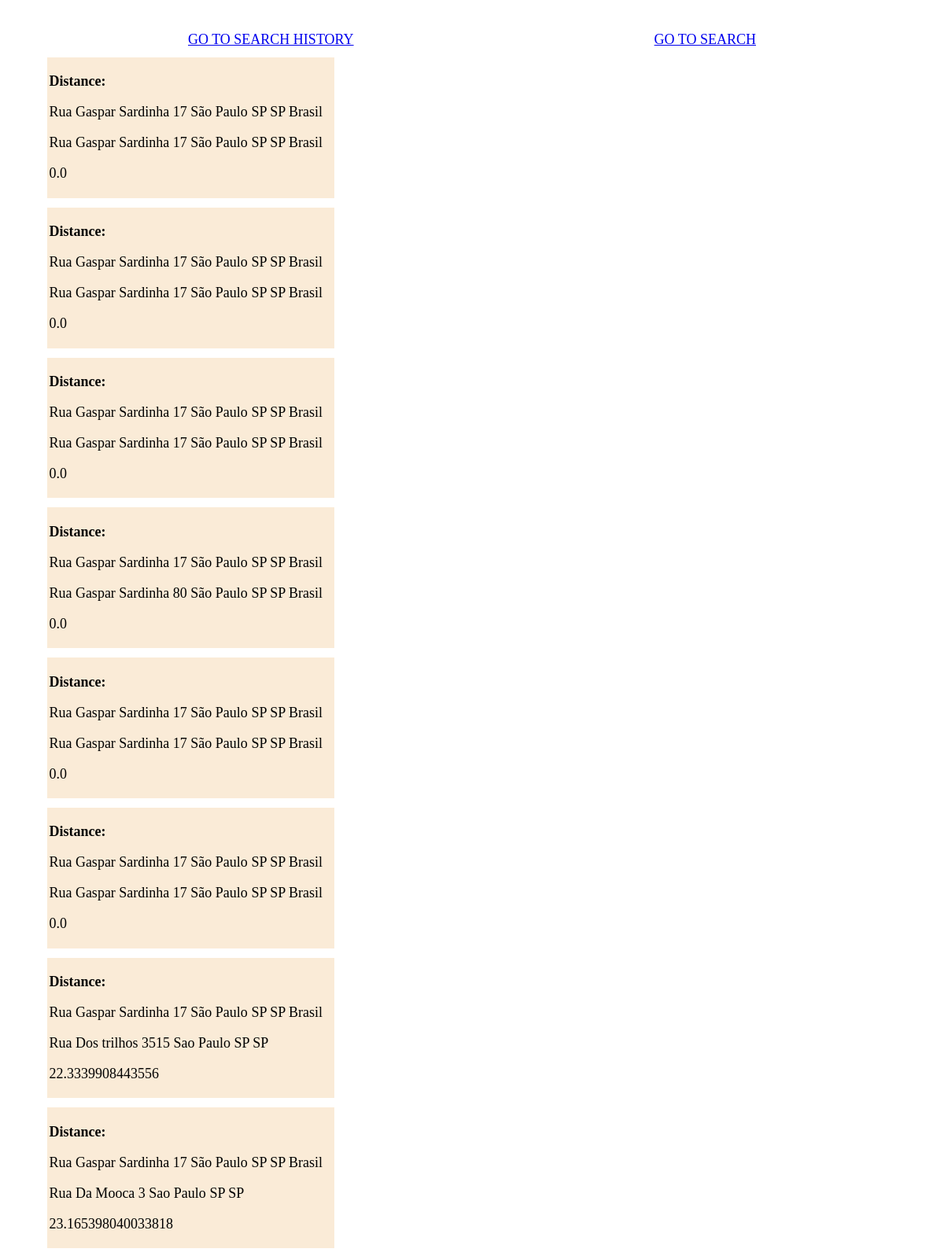
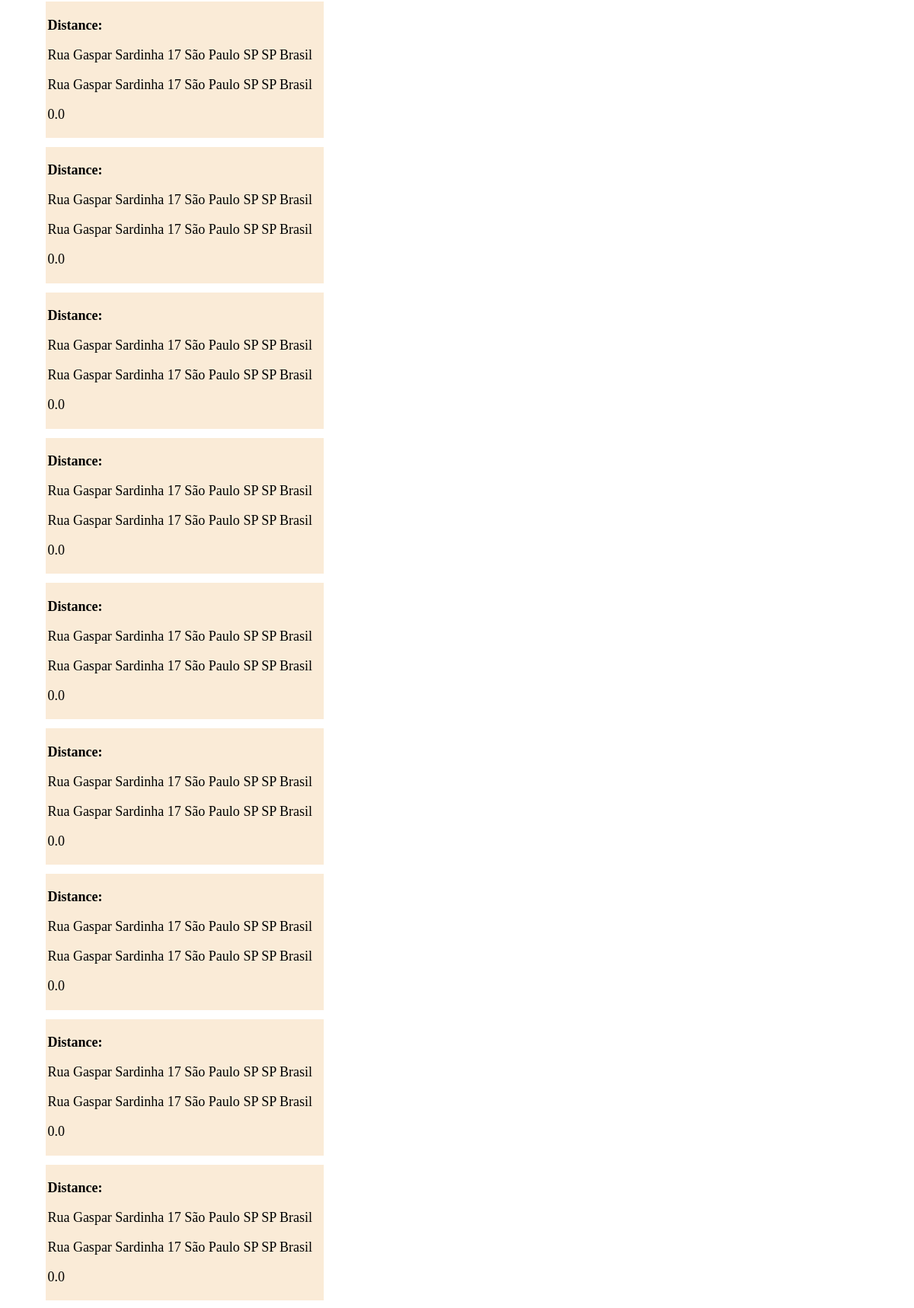
The page /history/ (upper part) on the database its author committed (2 pictures, top to bottom).
### api/models.py (models this page shows, shortened)
class Distance(models.Model):
    distance = models.CharField(max_length=100)
    destination = models.ForeignKey(
        Address,
        on_delete=models.CASCADE,
        primary_key=False,
        null=True,
        related_name='destination'
    )
    source = models.ForeignKey(
        Address,
        on_delete=models.CASCADE,
        primary_key=False,
        null=True,
        related_name='source'
    )

class Address(models.Model):
    street = models.CharField(max_length=100)
    number = models.CharField(max_length=100)
    city = models.CharField(max_length=100)
    county = models.CharField(max_length=100)
    state = models.CharField(max_length=100)
    country = models.CharField(max_length=100)
    postalcode = models.CharField(max_length=100)

### api/views.py (the view)
# urls.py: path("history/", history),
def history(request):
    distances = Distance.objects.all()
    return render(request, 'history.html', { 'distances':distances})

### api/templates/history.html (shortened to what this page needs)
{% extends "base.html" %}
{% load static %}
{% block content %}
    {% for distance in distances %}
    <div class="distance">
        <h3>Distance:</h3>
        <p>{{distance.source.street}}
            {{distance.source.number}}
            {{distance.source.city}}
            {{distance.source.county}}
            {{distance.source.state}}
            {{distance.source.country}}
        </p>
        <p>{{distance.destination.street}}
            {{distance.destination.number}}
            {{distance.destination.city}}
            {{distance.destination.county}}
            {{distance.destination.state}}
            {{distance.destination.country}}
        </p>
        <p>{{distance.distance}}</p>
    </div>
    {% endfor %}
{% endblock %}

### api/templates/base.html (shortened to what this page needs)
{% load static %}
<!DOCTYPE html>
<html lang="en">
  <head>
    <link rel="stylesheet" href="{% static 'style.css' %}" />
  </head>
  <body>
    <div class="container">
      <header>
        <a href="/history">GO TO SEARCH HISTORY</a>
        <a href="/">GO TO SEARCH</a>
      </header>
      <section>{% block content %} {% endblock %}</section>
    </div>
  </body>
</html>

### api/static/style.css (style rules this page uses)
* { font-size: large; }
.container { font-size: larger; display: flex; flex-direction: column; justify-content: space-between; height: 40vh; margin: 5vh; }
.distance { background-color: antiquewhite; max-width: 30vw ; padding: 0.2vw; margin: 1vw; }
header { display: flex; justify-content: space-around; }

### rows shown on the page
Distance: source.street "Rua Gaspar Sardinha", source.number "17", source.city "São Paulo", source.county "SP", source.state "SP", source.country "Brasil", destination.street "Rua Gaspar Sardinha", destination.number "17", destination.city "São Paulo", destination.county "SP", destination.state "SP", destination.country "Brasil", distance "0.0"
Distance: source.street "Rua Gaspar Sardinha", source.number "17", source.city "São Paulo", source.county "SP", source.state "SP", source.country "Brasil", destination.street "Rua Gaspar Sardinha", destination.number "17", destination.city "São Paulo", destination.county "SP", destination.state "SP", destination.country "Brasil", distance "0.0"
Distance: source.street "Rua Gaspar Sardinha", source.number "17", source.city "São Paulo", source.county "SP", source.state "SP", source.country "Brasil", destination.street "Rua Gaspar Sardinha", destination.number "17", destination.city "São Paulo", destination.county "SP", destination.state "SP", destination.country "Brasil", distance "0.0"
Distance: source.street "Rua Gaspar Sardinha", source.number "17", source.city "São Paulo", source.county "SP", source.state "SP", source.country "Brasil", destination.street "Rua Gaspar Sardinha", destination.number "80", destination.city "São Paulo", destination.county "SP", destination.state "SP", destination.country "Brasil", distance "0.0"
Distance: source.street "Rua Gaspar Sardinha", source.number "17", source.city "São Paulo", source.county "SP", source.state "SP", source.country "Brasil", destination.street "Rua Gaspar Sardinha", destination.number "17", destination.city "São Paulo", destination.county "SP", destination.state "SP", destination.country "Brasil", distance "0.0"
Distance: source.street "Rua Gaspar Sardinha", source.number "17", source.city "São Paulo", source.county "SP", source.state "SP", source.country "Brasil", destination.street "Rua Gaspar Sardinha", destination.number "17", destination.city "São Paulo", destination.county "SP", destination.state "SP", destination.country "Brasil", distance "0.0"
Distance: source.street "Rua Gaspar Sardinha", source.number "17", source.city "São Paulo", source.county "SP", source.state "SP", source.country "Brasil", destination.street "Rua Dos trilhos", destination.number "3515", destination.city "Sao Paulo", destination.county "SP", destination.state "SP", distance "22.3339908443556"
Distance: source.street "Rua Gaspar Sardinha", source.number "17", source.city "São Paulo", source.county "SP", source.state "SP", source.country "Brasil", destination.street "Rua Da Mooca", destination.number "3", destination.city "Sao Paulo", destination.county "SP", destination.state "SP", distance "23.165398040033818"
Distance: source.street "Rua Gaspar Sardinha", source.number "17", source.city "São Paulo", source.county "SP", source.state "SP", source.country "Brasil", destination.street "Rua Gaspar Sardinha", destination.number "17", destination.city "São Paulo", destination.county "SP", destination.state "SP", destination.country "Brasil", distance "0.0"
Distance: source.street "Rua Gaspar Sardinha", source.number "17", source.city "São Paulo", source.county "SP", source.state "SP", source.country "Brasil", destination.street "Rua Gaspar Sardinha", destination.number "17", destination.city "São Paulo", destination.county "SP", destination.state "SP", destination.country "Brasil", distance "0.0"
Distance: source.street "Rua Gaspar Sardinha", source.number "17", source.city "São Paulo", source.county "SP", source.state "SP", source.country "Brasil", destination.street "Rua Gaspar Sardinha", destination.number "17", destination.city "São Paulo", destination.county "SP", destination.state "SP", destination.country "Brasil", distance "0.0"
Distance: source.street "Rua Gaspar Sardinha", source.number "17", source.city "São Paulo", source.county "SP", source.state "SP", source.country "Brasil", destination.street "Rua Gaspar Sardinha", destination.number "17", destination.city "São Paulo", destination.county "SP", destination.state "SP", destination.country "Brasil", distance "0.0"
Distance: source.street "Rua Gaspar Sardinha", source.number "17", source.city "São Paulo", source.county "SP", source.state "SP", source.country "Brasil", destination.street "Rua Gaspar Sardinha", destination.number "17", destination.city "São Paulo", destination.county "SP", destination.state "SP", destination.country "Brasil", distance "0.0"
Distance: source.street "Rua Gaspar Sardinha", source.number "17", source.city "São Paulo", source.county "SP", source.state "SP", source.country "Brasil", destination.street "Rua Gaspar Sardinha", destination.number "17", destination.city "São Paulo", destination.county "SP", destination.state "SP", destination.country "Brasil", distance "0.0"
Distance: source.street "Rua Gaspar Sardinha", source.number "17", source.city "São Paulo", source.county "SP", source.state "SP", source.country "Brasil", destination.street "Rua Gaspar Sardinha", destination.number "17", destination.city "São Paulo", destination.county "SP", destination.state "SP", destination.country "Brasil", distance "0.0"
Distance: source.street "Rua Gaspar Sardinha", source.number "17", source.city "São Paulo", source.county "SP", source.state "SP", source.country "Brasil", destination.street "Rua Gaspar Sardinha", destination.number "17", destination.city "São Paulo", destination.county "SP", destination.state "SP", destination.country "Brasil", distance "0.0"
Distance: source.street "Rua Gaspar Sardinha", source.number "17", source.city "São Paulo", source.county "SP", source.state "SP", source.country "Brasil", destination.street "Rua Gaspar Sardinha", destination.number "17", destination.city "São Paulo", destination.county "SP", destination.state "SP", destination.country "Brasil", distance "0.0"
